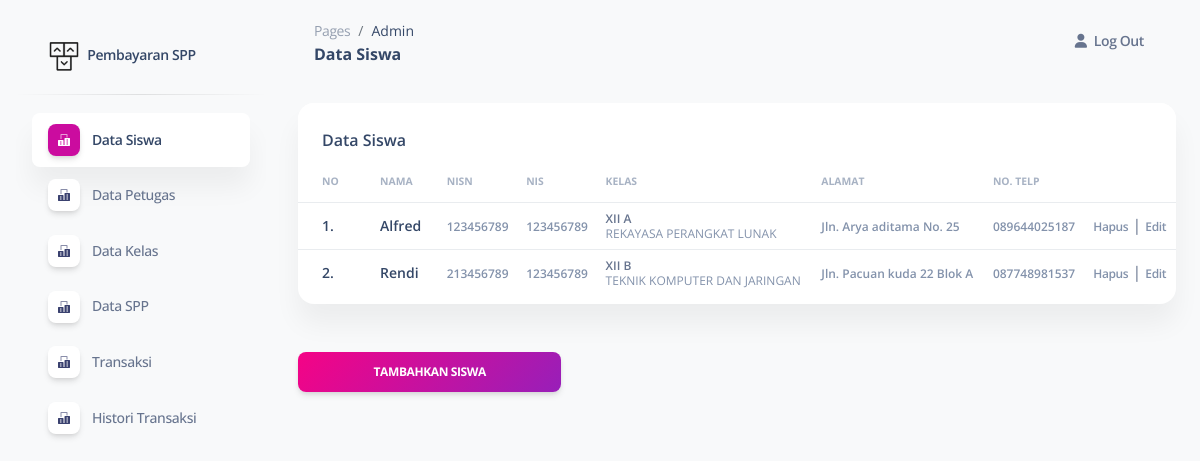
Page /pages_admin/data_siswa.php (signed in) on the committed database.
### tables this page shows
CREATE TABLE `siswa` (
  `nisn` char(10) NOT NULL,
  `nis` int(10) NOT NULL,
  `nama` varchar(25) NOT NULL,
  `id_kelas` int(11) NOT NULL,
  `alamat` text NOT NULL,
  `no_telp` varchar(13) NOT NULL
);

CREATE TABLE `kelas` (
  `id_kelas` int(11) NOT NULL,
  `nama_kelas` varchar(10) NOT NULL,
  `kompetensi_keahlian` varchar(50) NOT NULL
);

### pages_admin/data_siswa.php (the view, shortened to what this page needs)
<!DOCTYPE html>
<html lang="en">
  <head>
    <link href="../assets/css/nucleo-icons.css" rel="stylesheet" />
    <link href="../assets/css/nucleo-svg.css" rel="stylesheet" />
    <link href="../assets/css/nucleo-svg.css" rel="stylesheet" />
    <link
      id="pagestyle"
      href="../assets/css/soft-ui-dashboard.css?v=1.0.3"
      rel="stylesheet"
    />
  </head>
  <body class="g-sidenav-show bg-gray-100">
    <aside
      class="sidenav navbar navbar-vertical navbar-expand-xs border-0 border-radius-xl my-3 fixed-start ms-3"
      id="sidenav-main"
    >
      <div class="sidenav-header">
        <a
          class="navbar-brand m-0"
          href="https://demos.creative-tim.com/soft-ui-dashboard/pages/dashboard.html"
          target="_blank"
        >
          <img
            src="../assets/img/logo-ct.png"
            class="navbar-brand-img h-100"
            alt="main_logo"
          />
          <span class="ms-1 font-weight-bold">Pembayaran SPP</span>
        </a>
      </div>
      <hr class="horizontal dark mt-0" />
      <div
        class="collapse navbar-collapse w-auto max-height-vh-100 h-100"
        id="sidenav-collapse-main"
      >
        <ul class="navbar-nav">
          <li class="nav-item">
            <a class="nav-link active" href="../pages_admin/data_siswa.php">
              <div
                class="icon icon-shape icon-sm shadow border-radius-md bg-white text-center me-2 d-flex align-items-center justify-content-center"
              >
              </div>
              <span class="nav-link-text ms-1">Data Siswa</span>
            </a>
          </li>
          <li class="nav-item">
            <a class="nav-link" href="../pages_admin/data_petugas.php">
              <div
                class="icon icon-shape icon-sm shadow border-radius-md bg-white text-center me-2 d-flex align-items-center justify-content-center"
              >
              </div>
              <span class="nav-link-text ms-1">Data Petugas</span>
            </a>
          </li>
          <li class="nav-item">
            <a class="nav-link" href="../pages_admin/data_kelas.php">
              <div
                class="icon icon-shape icon-sm shadow border-radius-md bg-white text-center me-2 d-flex align-items-center justify-content-center"
              >
              </div>
              <span class="nav-link-text ms-1">Data Kelas</span>
            </a>
          </li>
          <li class="nav-item">
            <a class="nav-link" href="../pages_admin/data_spp.php">
              <div
                class="icon icon-shape icon-sm shadow border-radius-md bg-white text-center me-2 d-flex align-items-center justify-content-center"
              >
              </div>
              <span class="nav-link-text ms-1">Data SPP</span>
            </a>
          </li>
          <li class="nav-item">
            <a class="nav-link" href="../pages_admin/transaksi.php">
              <div
                class="icon icon-shape icon-sm shadow border-radius-md bg-white text-center me-2 d-flex align-items-center justify-content-center"
              >
              </div>
              <span class="nav-link-text ms-1">Transaksi</span>
            </a>
          </li>
          <li class="nav-item">
            <a class="nav-link" href="../pages_admin/histori_transaksi.php">
              <div
                class="icon icon-shape icon-sm shadow border-radius-md bg-white text-center me-2 d-flex align-items-center justify-content-center"
              >
              </div>
              <span class="nav-link-text ms-1">Histori Transaksi</span>
            </a>
          </li>
        </ul>
      </div>
    </aside>
    <main
      class="main-content position-relative max-height-vh-100 h-100 mt-1 border-radius-lg"
    >
      <nav
        class="navbar navbar-main navbar-expand-lg px-0 mx-4 shadow-none border-radius-xl"
        id="navbarBlur"
        navbar-scroll="true"
      >
        <div class="container-fluid py-1 px-3">
          <nav aria-label="breadcrumb">
            <ol
              class="breadcrumb bg-transparent mb-0 pb-0 pt-1 px-0 me-sm-6 me-5"
            >
              <li class="breadcrumb-item text-sm">
                <a class="opacity-5 text-dark" href="javascript:;">Pages</a>
              </li>
              <li
                class="breadcrumb-item text-sm text-dark active"
                aria-current="page"
              >
                Admin
              </li>
            </ol>
            <h6 class="font-weight-bolder mb-0">Data Siswa</h6>
          </nav>
          <div
            class="collapse navbar-collapse mt-sm-0 mt-2 me-md-0 me-sm-4"
            id="navbar"
          >
            <ul class="navbar-nav ms-md-auto pe-md-3 d-flex align-items-center">
              <li class="nav-item d-flex align-items-center">
                <a
                  href="../backend/logout.php"
                  class="nav-link text-body font-weight-bold px-0"
                >
                  <i class="fa fa-user me-sm-1"></i>
                  <span class="d-sm-inline d-none">Log Out</span>
                </a>
              </li>
            </ul>
          </div>
        </div>
      </nav>
      <div class="container-fluid py-4">
        <div class="row">
          <div class="col-12">
            <div class="card mb-4">
              <div class="card-header pb-0">
                <h6>Data Siswa</h6>
              </div>
              <div class="card-body px-0 pt-0 pb-2">
                <div class="table-responsive p-0">
                  <table class="table align-items-center mb-0">
                    <thead>
                      <tr>
                        <th
                          class="text-uppercase text-secondary text-xxs font-weight-bolder opacity-7"
                        >
                          No
                        </th>
                        <th
                          class="text-uppercase text-secondary text-xxs font-weight-bolder opacity-7 ps-3"
                        >
                          Nama
                        </th>
                        <th
                          class="text-uppercase text-secondary text-xxs font-weight-bolder opacity-7 ps-2"
                        >
                          NISN
                        </th>
                        <th
                          class="text-uppercase text-secondary text-xxs font-weight-bolder opacity-7 ps-2"
                        >
                          NIS
                        </th>
                        <th
                          class="text-uppercase text-secondary text-xxs font-weight-bolder opacity-7 ps-2"
                        >
                          Kelas
                        </th>
                        <th
                          class="text-uppercase text-secondary text-xxs font-weight-bolder opacity-7 ps-2"
                        >
                          Alamat
                        </th>
                        <th
                          class="text-uppercase text-secondary text-xxs font-weight-bolder opacity-7 ps-2"
                        >
                          No. Telp
                        </th>
                        <th class="text-secondary opacity-7"></th>
                      </tr>
                    </thead>
                    <tbody>
                      <?php
                        include "../koneksi.php";
                        $qry_siswa=mysqli_query($conn,"SELECT * FROM siswa
                        JOIN kelas ON siswa.id_kelas = kelas.id_kelas
                        ORDER BY nama ASC");
                        $no=0;
                        while($data_siswa=mysqli_fetch_array($qry_siswa)){
                            $no++;
                      ?>
                      <tr>
                        <td>
                          <div class="d-flex px-3 py-1">
                            <div
                              class="d-flex flex-column justify-content-center"
                            >
                              <h6 class="mb-0 text-sm"><?=$no?>.</h6>
                            </div>
                          </div>
                        </td>
                        <td>
                          <div class="d-flex px-2 py-1">
                            <div
                              class="d-flex flex-column justify-content-center"
                            >
                              <h6 class="mb-0 text-sm"><?=$data_siswa['nama']?></h6>
                            </div>
                          </div>
                        </td>
                        <td class="align-middle">
                          <span class="text-secondary text-xs font-weight-bold"
                            ><?=$data_siswa['nisn']?></span
                          >
                        </td>
                        <td class="align-middle">
                          <span class="text-secondary text-xs font-weight-bold"
                            ><?=$data_siswa['nis']?></span
                          >
                        </td>
                        <td>
                          <p class="text-xs font-weight-bold mb-0"><?=$data_siswa['nama_kelas']?></p>
                          <p class="text-xs text-secondary mb-0"><?=$data_siswa['kompetensi_keahlian']?></p>
                        </td>
                        <td class="align-middle">
                          <span class="text-secondary text-xs font-weight-bold"
                            ><?=$data_siswa['alamat']?></span
                          >
                        </td>
                        <td class="align-middle">
                          <span class="text-secondary text-xs font-weight-bold"
                            ><?=$data_siswa['no_telp']?></span
                          >
                        </td>
                        <td class="align-middle">
                          <a href="../backend/hapus_siswa.php?nisn=<?=$data_siswa['nisn']?>"
                            onclick="return confirm('Apakah anda yakin menghapus data ini?')"
                            class="text-secondary font-weight-bold text-xs"
                            data-toggle="tooltip"
                            data-original-title="Hapus data">Hapus</a> |
                          <a
                            href="edit_siswa.php?nisn=<?=$data_siswa['nisn']?>"
                            class="text-secondary font-weight-bold text-xs"
                            data-toggle="tooltip"
                            data-original-title="Edit data"
                          >
                            Edit
                          </a>
                        </td>
                      </tr>
                        <?php
                          }
                        ?>
                    </tbody>
                  </table>
                </div>
              </div>
            </div>
            <a class="btn bg-gradient-primary mt-4 w-30" href="tambah_siswa.php" type="button">Tambahkan Siswa</a>
          </div>
        </div>
      </div>
    </main>
  </body>
</html>

### assets/css/nucleo-svg.css (style rules this page uses)
.icon { display: inline-block; color: #111111; height: 1em; width: 1em; }
.icon-sm { height: 0.8em; width: 0.8em; }
.icon { fill: currentColor; stroke: none; }

### rows in the picture
siswa: nama "Alfred", nisn "123456789", nis "123456789", id_kelas.nama_kelas "XII A", id_kelas.kompetensi_keahlian "REKAYASA PERANGKAT LUNAK", alamat "Jln. Arya aditama No. 25", no_telp "089644025187"
siswa: nama "Rendi", nisn "213456789", nis "123456789", id_kelas.nama_kelas "XII B", id_kelas.kompetensi_keahlian "TEKNIK KOMPUTER DAN JARINGAN", alamat "Jln. Pacuan kuda 22 Blok A", no_telp "087748981537"
